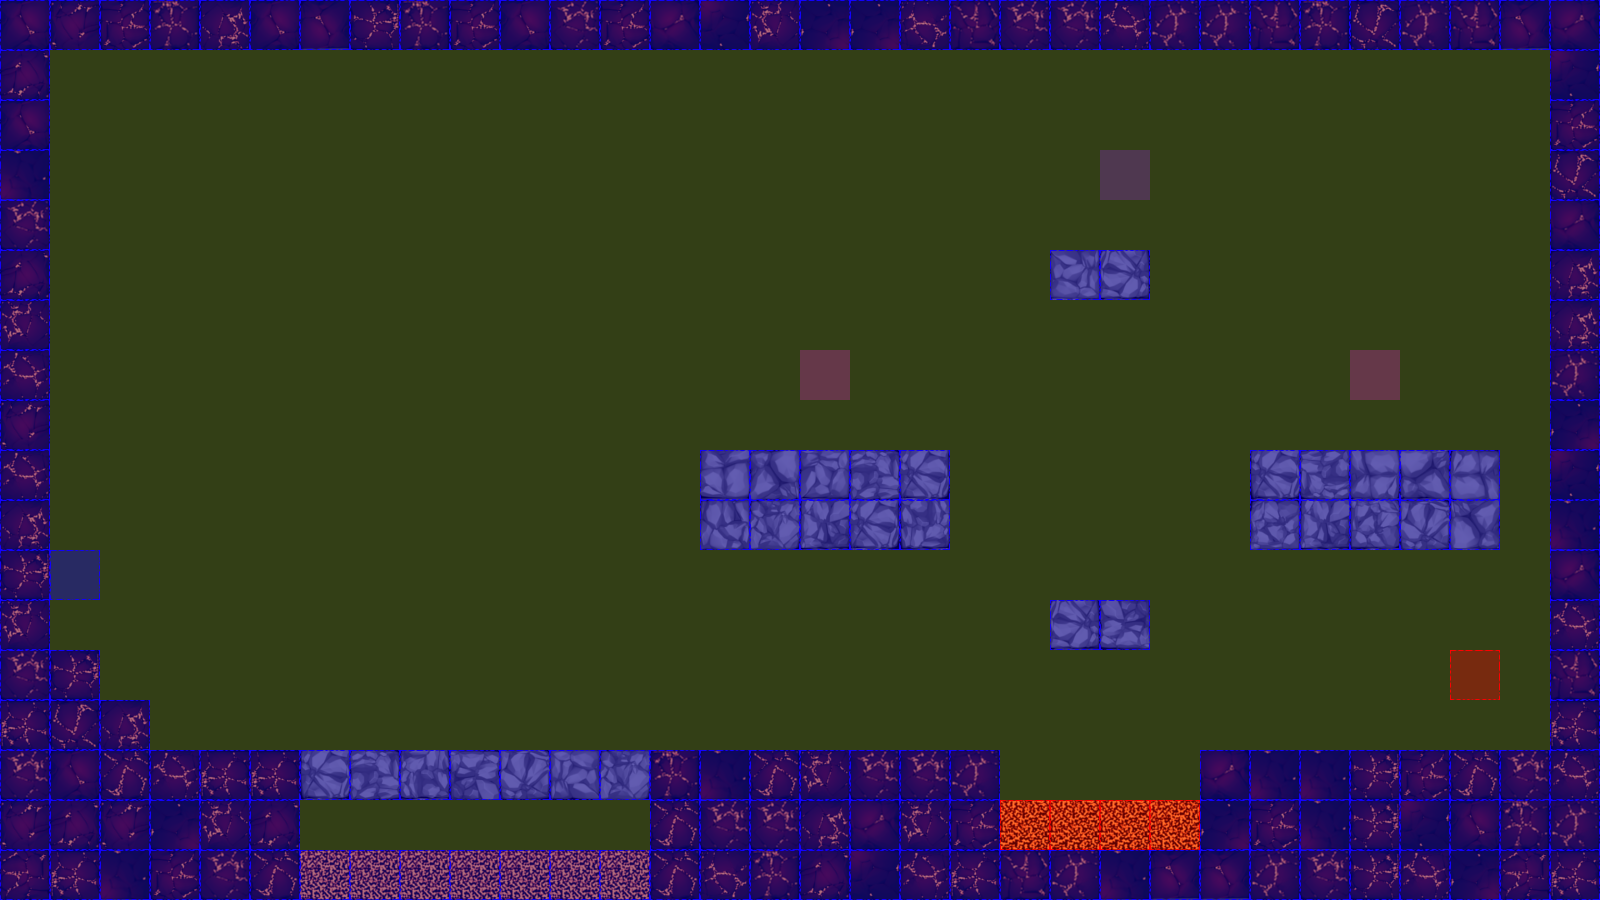

The image is a tile-based game level rendered from a .tmx file. Its description and source (layers, tilesets, objects; grid data summarised) follow:
An orthogonal 32x18 tile map with 50x50 px tiles, 3 tile layers (terrain, collision, event), 2 tilesets.

<map version="1.0" orientation="orthogonal" renderorder="left-up" width="32" height="18" tilewidth="50" tileheight="50" nextobjectid="3">
 <tileset firstgid="1" name="dungeonTile.png" tilewidth="50" tileheight="50" tilecount="64" columns="8">
  <image source="tiles/dungeonTile.png" width="400" height="400" />
 </tileset>
 <tileset firstgid="65" name="collisionTile" tilewidth="50" tileheight="50" tilecount="12" columns="3">
  <image source="tiles/collisionTile.png" width="150" height="200" />
 </tileset>
 <layer name="terrain" width="32" height="18">
  <data>[576 cells, 172 non-empty, 49 distinct tile ids]</data>
 </layer>
 <layer name="collision" width="32" height="18">
  <data>[576 cells, 576 non-empty, 3 distinct tile ids]</data>
 </layer>
 <layer name="event" width="32" height="18">
  <data>[576 cells, 5 non-empty, 4 distinct tile ids]</data>
 </layer>
</map>
